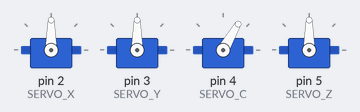
This sketch was run on a simulated Arduino Uno, built with avr-gcc and run on an emulated ATmega328P. On the bench: 4 × servo.

Above: at 0.05 s.
At 1.15 s:
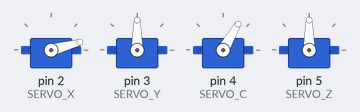
At 2.45 s:
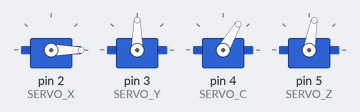
At 4.9 s:
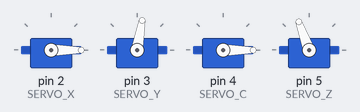
At 7.3 s:
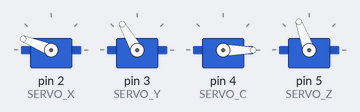
At 9.75 s:
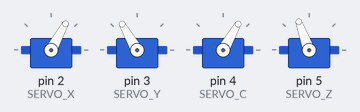
Timing chart, 0 to 12.7 s (numbered marks = the images above):
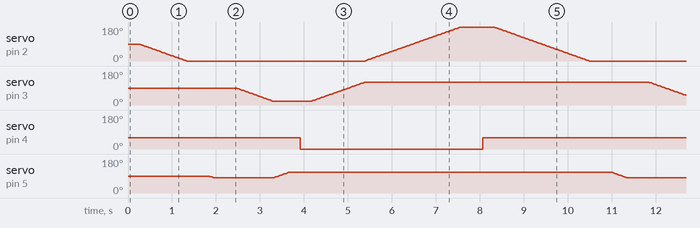

Measured:
- by itself, servo on pin 4 (SERVO_C): alternates 60° for 5.6 s and 0° for 4.1 s

The sketch:

code_ver2.ino
```cpp
#include <Servo.h>

#define SERVO_X 2
#define SERVO_Y 3
#define SERVO_C 4
#define SERVO_Z 5
#define DELAY 12

Servo servo_x; // horizontal rotation
Servo servo_y; // vertical rotation
Servo servo_c; // grabber
Servo servo_z; // forward & backward

void setup() {
  Serial.begin(9600);
  servo_x.attach(SERVO_X);
  servo_y.attach(SERVO_Y);
  servo_c.attach(SERVO_C);
  servo_z.attach(SERVO_Z);
}

void loop() {
  int pos_x = servo_x.read();
  int pos_y = servo_y.read();
  int pos_c = servo_c.read();
  int pos_z = servo_z.read();


  servo_c.write(60);
  delay(250);
  while (pos_x > 0) {
    servo_x.write(--pos_x);
    delay(DELAY);
  }
  servo_x.detach();

  servo_z.attach(SERVO_Z);
  delay(500);
  while (pos_z > 80) {  // ke belakang
    servo_z.write(--pos_z);
    delay(DELAY);
  }
  servo_z.detach();
  delay(500);

  servo_y.attach(SERVO_Y);
  while (pos_y > 20) {  // ke bawah
    servo_y.write(--pos_y);
    delay(DELAY);
  }
  servo_y.detach();

  servo_z.attach(SERVO_Z);
  while (pos_z < 110) {  // ke depan
    servo_z.write(++pos_z);
    delay(DELAY);
  }
  servo_z.detach();
  delay(250);
  servo_c.write(0);
  delay(250);

  servo_y.attach(SERVO_Y);
  while (pos_y < 120) {  // ke atas
    servo_y.write(++pos_y);
    servo_c.write(0);
    delay(DELAY);
  }
  servo_y.detach();
  servo_x.attach(SERVO_X);
  while (pos_x < 180) {
    servo_x.write(++pos_x);
    servo_c.write(0);
    delay(DELAY);
  }
  delay(500);
}
```
